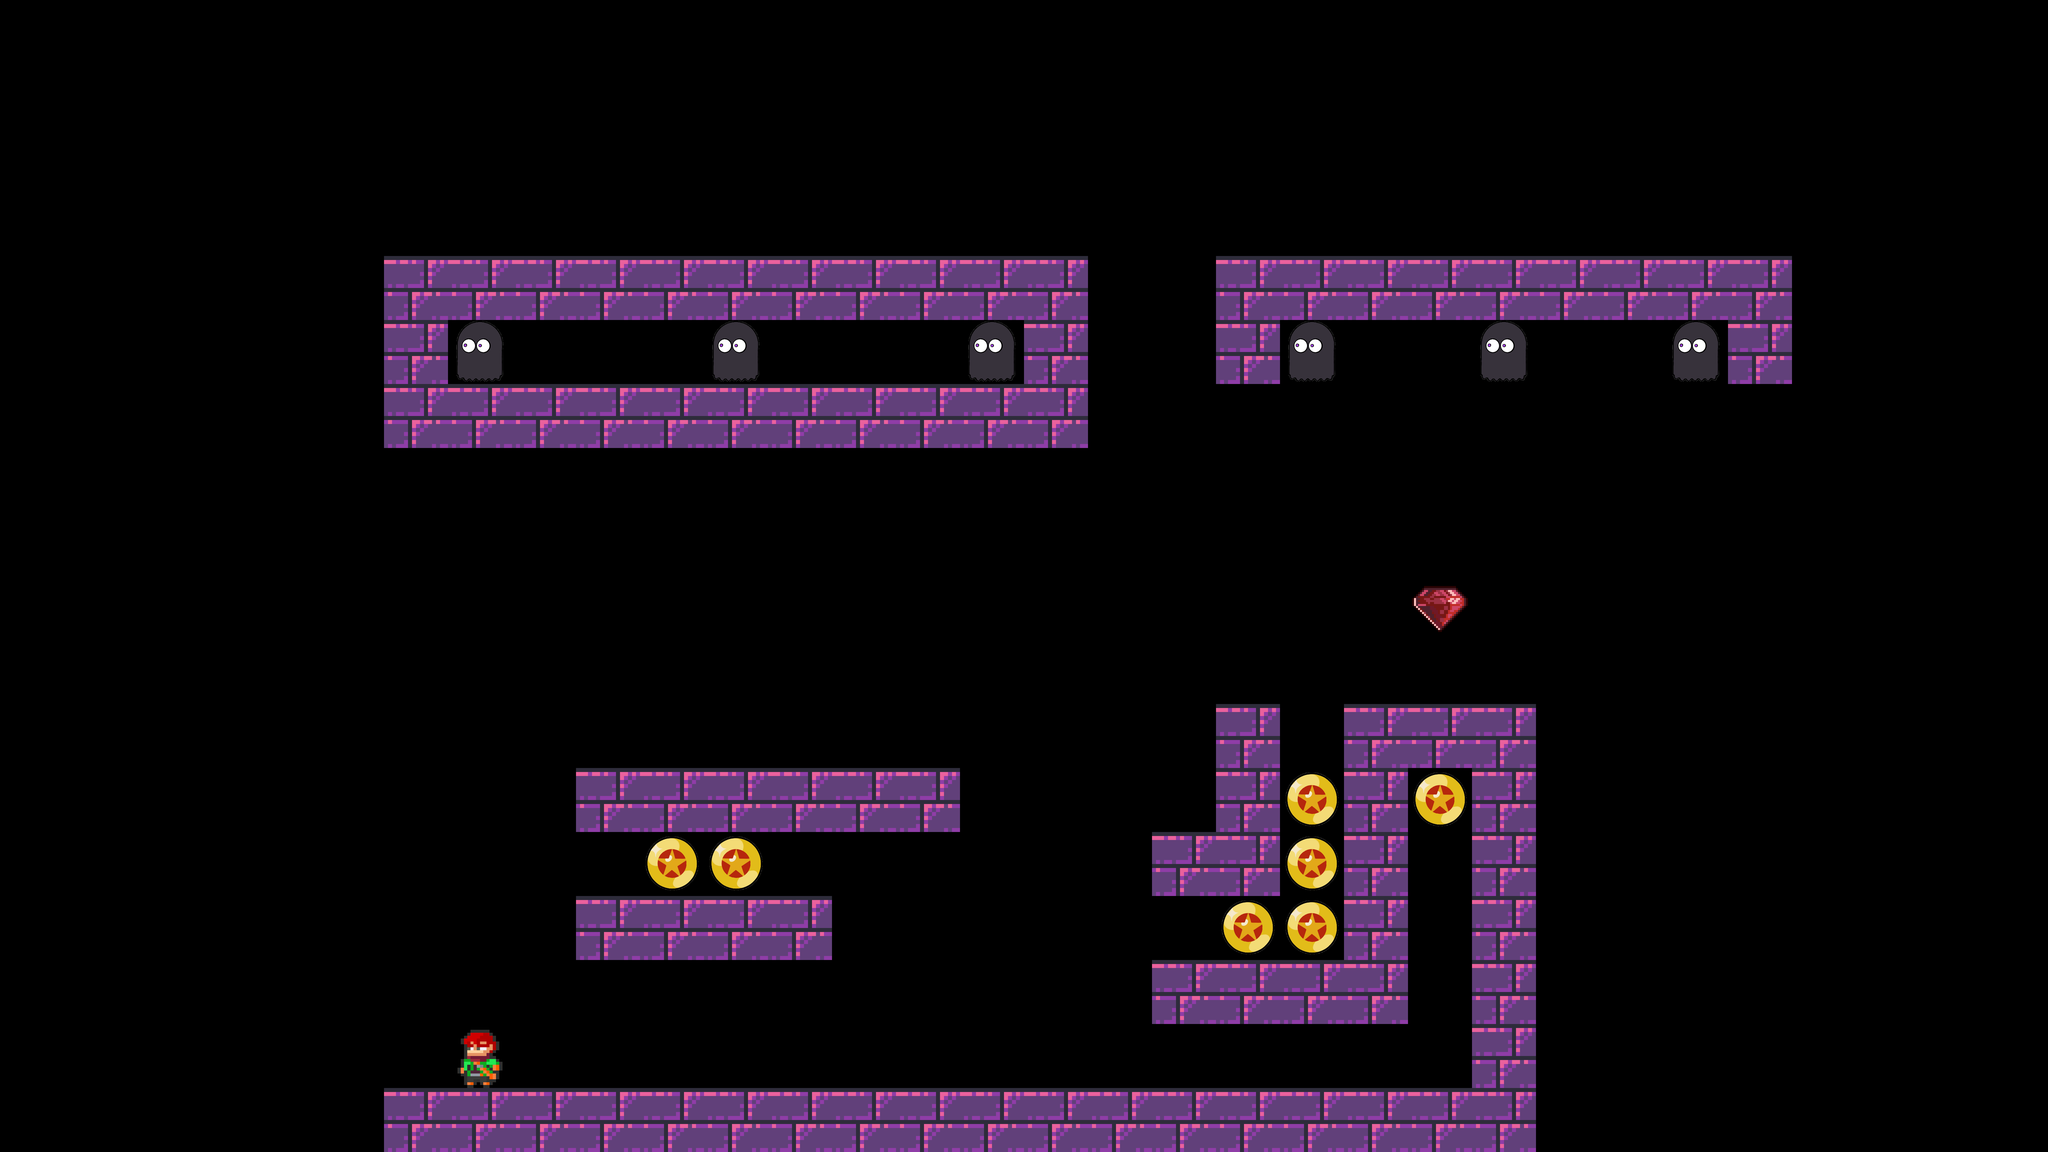

This game map was drawn from its Tiled (.tmx) file and the tilesets committed beside it. A one-line description and the full map source follow:
An orthogonal 32x18 tile map with 256x256 px tiles, 1 tile layer (Tile Layer 1).

<map version="1.8" tiledversion="1.8.2" orientation="orthogonal" renderorder="right-down" width="32" height="18" tilewidth="256" tileheight="256" infinite="0" nextlayerid="2" nextobjectid="1">
 <editorsettings>
  <export target="../level/hitboxtest.level" format="level" />
 </editorsettings>
 <tileset firstgid="1" source="IlluFormerSprites.tsx" />
 <layer id="1" name="Tile Layer 1" width="32" height="18">
  <data encoding="csv">
0,0,0,0,0,0,0,0,0,0,0,0,0,0,0,0,0,0,0,0,0,0,0,0,0,0,0,0,0,0,0,0,
0,0,0,0,0,0,0,0,0,0,0,0,0,0,0,0,0,0,0,0,0,0,0,0,0,0,0,0,0,0,0,0,
0,0,0,0,0,0,0,0,0,0,0,0,0,0,0,0,0,0,0,0,0,0,0,0,0,0,0,0,0,0,0,0,
0,0,0,0,0,0,0,0,0,0,0,0,0,0,0,0,0,0,0,0,0,0,0,0,0,0,0,0,0,0,0,0,
0,0,0,0,0,0,7,7,7,7,7,7,7,7,7,7,7,0,0,7,7,7,7,7,7,7,7,7,0,0,0,0,
0,0,0,0,0,0,7,3,0,0,0,3,0,0,0,3,7,0,0,7,3,0,0,3,0,0,3,7,0,0,0,0,
0,0,0,0,0,0,7,7,7,7,7,7,7,7,7,7,7,0,0,0,0,0,0,0,0,0,0,0,0,0,0,0,
0,0,0,0,0,0,0,0,0,0,0,0,0,0,0,0,0,0,0,0,0,0,0,0,0,0,0,0,0,0,0,0,
0,0,0,0,0,0,0,0,0,0,0,0,0,0,0,0,0,0,0,0,0,0,0,0,0,0,0,0,0,0,0,0,
0,0,0,0,0,0,0,0,0,0,0,0,0,0,0,0,0,0,0,0,0,0,4,0,0,0,0,0,0,0,0,0,
0,0,0,0,0,0,0,0,0,0,0,0,0,0,0,0,0,0,0,0,0,0,0,0,0,0,0,0,0,0,0,0,
0,0,0,0,0,0,0,0,0,0,0,0,0,0,0,0,0,0,0,7,0,7,7,7,0,0,0,0,0,0,0,0,
0,0,0,0,0,0,0,0,0,7,7,7,7,7,7,0,0,0,0,7,2,7,2,7,0,0,0,0,0,0,0,0,
0,0,0,0,0,0,0,0,0,0,2,2,0,0,0,0,0,0,7,7,2,7,0,7,0,0,0,0,0,0,0,0,
0,0,0,0,0,0,0,0,0,7,7,7,7,0,0,0,0,0,0,2,2,7,0,7,0,0,0,0,0,0,0,0,
0,0,0,0,0,0,0,0,0,0,0,0,0,0,0,0,0,0,7,7,7,7,0,7,0,0,0,0,0,0,0,0,
0,0,0,0,0,0,0,1,0,0,0,0,0,0,0,0,0,0,0,0,0,0,0,7,0,0,0,0,0,0,0,0,
0,0,0,0,0,0,7,7,7,7,7,7,7,7,7,7,7,7,7,7,7,7,7,7,0,0,0,0,0,0,0,0
</data>
 </layer>
</map>